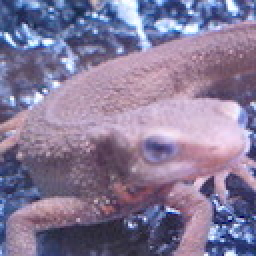
#> input picture assets/imori.jpg, 128 x 128 px (shown 2 times larger)
$ jupyter execute 'Affine Transform.ipynb'
#> lines starting #> are read from the running program, lines starting #| are printed output that depends on the picture; after the words box and inside, x2 and y2 are one past the last pixel; in counts of white or black regions, pixels touching at a corner belong together
[cell 1]
import cv2
import numpy as np
from matplotlib import pyplot as plt

[cell 2]
img = cv2.imread("../assets/imori.jpg")[:,:,::-1]

[cell 3]
# Identity
def identity(img):
    h, w = img.shape[:2]
#> h = 128; w = 128
    src = np.array([[0.0,0.0], [0.0,1.0], [1.0,0.0]], np.float32)
    af = cv2.getAffineTransform(src, src)
    return cv2.warpAffine(img, af, (w, h))

converted = identity(img)
plt.imshow(converted)

[cell 4]
# Shift
def shift(img, shift_x, shift_y):
#> called with shift_x = 10, shift_y = 10
    h, w = img.shape[:2]
#> h = 128; w = 128
    src = np.array([[0.0,0.0], [0.0,1.0], [1.0,0.0]], np.float32)
    dest = src.copy()
    # shift pixel
    dest[:,0] += shift_x
    dest[:,1] += shift_y
    af = cv2.getAffineTransform(src, dest)
    return cv2.warpAffine(img, af, (w, h))

converted = shift(img, 10, 10)
plt.imshow(converted)

[cell 5]
# Scale change
def scale(img, r):
#> called with r = 0.5
    h, w = img.shape[:2]
#> h = 128; w = 128
    src = np.array([[0.0,0.0], [0.0,1.0], [1.0,0.0]], np.float32)
    dest = src* r
    af = cv2.getAffineTransform(src, dest)
    return cv2.warpAffine(img, af, (2*w, 2*h), cv2.INTER_LANCZOS4)  # specify a flag
#> returned value: shape (256, 256, 3)

converted = scale(img, 0.5)
plt.imshow(converted)

[cell 6]
# Shear
def shear(img, shear_x, shear_y):
#> called with shear_x = 0, shear_y = 100
    h, w = img.shape[:2]
#> h = 128; w = 128
    src = np.array([[0.0,0.0], [0.0,1.0], [1.0,0.0]], np.float32)
    dest = src.copy()
    # shear pixel
    dest[:,0] += (shear_x / h * (h - src[:,1])).astype(np.float32)
    dest[:,1] += (shear_y / w * (w - src[:,0])).astype(np.float32)
    af = cv2.getAffineTransform(src, dest)
    return cv2.warpAffine(img, af, (w, h))
#> returned value: shape (128, 128, 3)

converted = shear(img, 0, 100)
plt.imshow(converted)

[cell 7]
# Shear (Difference points)
def shear(img, shear_x, shear_y):
#> called with shear_x = 0, shear_y = 100
    h, w = img.shape[:2]
#> h = 128; w = 128
    src = np.array([[0.0,0.0], [0.0,1.0], [1.0,0.0]], np.float32)
    dest = src.copy()
    # shear pixel
    dest[:,0] += (shear_x / h * src[:,1]).astype(np.float32)
    dest[:,1] += (shear_y / w * src[:,0]).astype(np.float32)
    af = cv2.getAffineTransform(src, dest)
    return cv2.warpAffine(img, af, (w, h))

converted = shear(img, 0, 100)
plt.imshow(converted)

[cell 8]
# Flip
def horizontal_flip(img):
    h, w = img.shape[:2]
#> h = 128; w = 128
    src = np.array([[0.0,0.0], [0.0,1.0], [1.0,0.0]], np.float32)
    dest = src.copy()
    dest[:,0] = w - src[:,0]
    af = cv2.getAffineTransform(src, dest)
    return cv2.warpAffine(img, af, (w, h))
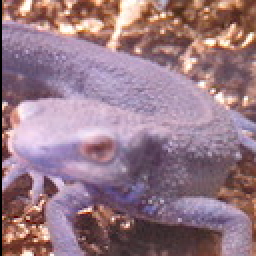
#> returned value: shape (128, 128, 3) (shown 2 times larger); mean of channels 0, 1, 2 133.3, 121, 151.6; drawn as B, G, R

def vertical_flip(img):
    h, w = img.shape[:2]
#> h = 128; w = 128
    src = np.array([[0.0,0.0], [0.0,1.0], [1.0,0.0]], np.float32)
    dest = src.copy()
    dest[:,1] = h - src[:,1]
    af = cv2.getAffineTransform(src, dest)
    return cv2.warpAffine(img, af, (w, h))
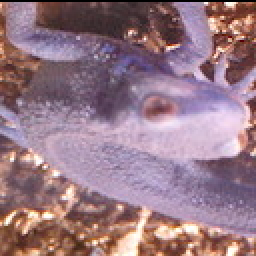
#> returned value: shape (128, 128, 3) (shown 2 times larger); mean of channels 0, 1, 2 133.2, 120.8, 151.4; drawn as B, G, R

converted1 = horizontal_flip(img)
converted2 = vertical_flip(img)
plt.subplot(121)
plt.imshow(converted1)
plt.subplot(122)
plt.imshow(converted2)

[cell 9]
# Rotate on top left
def rotate(img, ang):
#> called with ang = 30
    h, w =img.shape[:2]
#> h = 128
    af = cv2.getRotationMatrix2D((0,0), ang, 1.0)
    return cv2.warpAffine(img, af, (w,h))
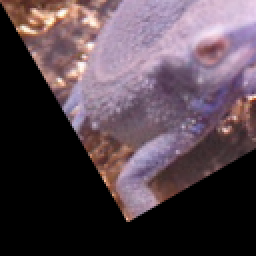
#> returned value: shape (128, 128, 3) (shown 2 times larger); mean of channels 0, 1, 2 77.6, 68.8, 84.9; drawn as B, G, R

converted = rotate(img, 30)
plt.imshow(converted)

[cell 10]
# Rotate on center
def rotate(img, ang):
#> called with ang = 30
    h, w =img.shape[:2]
    af = cv2.getRotationMatrix2D((w/2,h/2), ang, 1.0)
    return cv2.warpAffine(img, af, (w,h))
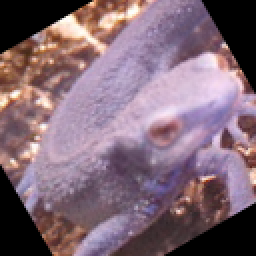
#> returned value: shape (128, 128, 3) (shown 2 times larger); mean of channels 0, 1, 2 118.2, 105.1, 129.5; drawn as B, G, R

converted = rotate(img, 30)
plt.imshow(converted)

[cell 11]
# Fit rotate
def rotate_fit(img, ang):
#> called with ang = 50
    h, w = img.shape[:2]
    # rotate size
    radian =np.radians(ang)
    sin = np.abs(np.sin(radian))
    cos = np.abs(np.cos(radian))
    tri_mat = np.array([[cos, sin], [sin, cos]], np.float32)
    old_size = np.array([w,h], np.float32)
    new_size = np.ravel(np.dot(tri_mat, old_size.reshape(-1,1)))
    # rotate affine
    af = cv2.getRotationMatrix2D((w/2,h/2), ang, 1.0)
    # shift
    af[:2,2] += (new_size - old_size) / 2.0
    # resize
    af[:2,:] *= (old_size / new_size).reshape(-1,1)
    return cv2.warpAffine(img, af, (w,h))
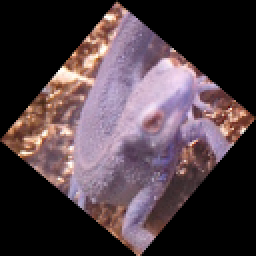
#> returned value: shape (128, 128, 3) (shown 2 times larger); mean of channels 0, 1, 2 67.6, 61.4, 77; drawn as B, G, R

converted = rotate_fit(img,50)
plt.imshow(converted)

[cell 12]
# Annotation
def draw_face(img, bbox):
    canvas = img.copy()
    canvas = cv2.line(canvas, tuple(bbox[0,0]), tuple(bbox[0,1]), (0,255,0), 3)
    canvas = cv2.line(canvas, tuple(bbox[0,0]), tuple(bbox[0,2]), (0,255,0), 3)
    canvas = cv2.line(canvas, tuple(bbox[0,1]), tuple(bbox[0,3]), (0,255,0), 3)
    canvas = cv2.line(canvas, tuple(bbox[0,2]), tuple(bbox[0,3]), (0,255,0), 3)
    return canvas

bbox = np.array([[[50,50], [125,50], [50, 95], [125, 95]]], np.float32)
img_bb = draw_face(img, bbox)
plt.imshow(img_bb)

[cell 13]
# Rotate fit with bb
def rotate_fit_with_bb(img, ang):
#> called with ang = 50
    h, w = img.shape[:2]
    # transform image
    # size after rotate
    radian =np.radians(ang)
    sin = np.abs(np.sin(radian))
    cos = np.abs(np.cos(radian))
    tri_mat = np.array([[cos, sin], [sin, cos]], np.float32)
    old_size = np.array([w,h], np.float32)
    new_size = np.ravel(np.dot(tri_mat, old_size.reshape(-1,1)))
    # rotate affine
    af = cv2.getRotationMatrix2D((w/2,h/2), ang, 1.0)
    # shift
    af[:2,2] += (new_size - old_size) / 2.0
    # resize
    af[:2,:] *= (old_size / new_size).reshape(-1,1)
    converted_img = cv2.warpAffine(img, af, (w,h))
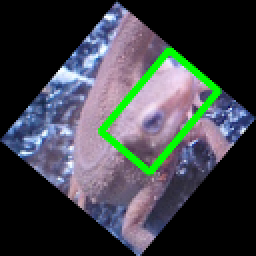
#> converted_img: shape (128, 128, 3) (shown 2 times larger); mean R, G, B 62.3, 66.3, 71.5

    # tarnsform annotation
    # face of origin image region
    bbox = np.array([[[50,50], [125,50], [50, 95], [125, 95]]], np.float32)
    bbox_matrix = np.concatenate([bbox, np.ones((bbox.shape[0], bbox.shape[1],1), np.float32)], axis=-1)
    # face region after transformation
    converted_bbox = np.tensordot(af, bbox_matrix.T, 1).T
    return draw_face(converted_img, converted_bbox.astype(np.int32))
#> in draw_face (call 2), `canvas = cv2.line(canvas, tuple(bbox[0,0]), tuple(bbox[0,1]), (0,255,0..`:
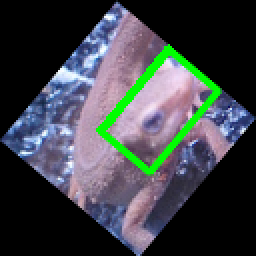
#> canvas: shape (128, 128, 3) (shown 2 times larger); 0.55% of pixels changed, all inside (x1, y1, x2, y2) = (48, 22, 87, 67)
#> in draw_face (call 2), `canvas = cv2.line(canvas, tuple(bbox[0,0]), tuple(bbox[0,2]), (0,255,0..`:
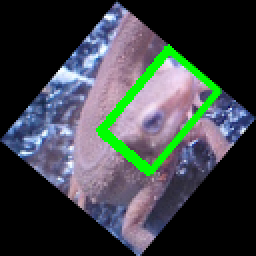
#> canvas: shape (128, 128, 3) (shown 2 times larger); 0.44% of pixels changed, all inside (x1, y1, x2, y2) = (49, 65, 75, 88)
#> in draw_face (call 2), `canvas = cv2.line(canvas, tuple(bbox[0,1]), tuple(bbox[0,3]), (0,255,0..`:
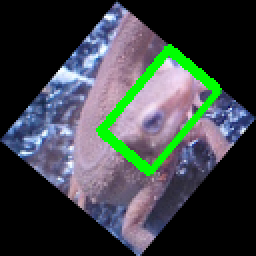
#> canvas: shape (128, 128, 3) (shown 2 times larger); 0.45% of pixels changed, all inside (x1, y1, x2, y2) = (85, 22, 111, 46)
#> in draw_face (call 2), `canvas = cv2.line(canvas, tuple(bbox[0,2]), tuple(bbox[0,3]), (0,255,0..`:
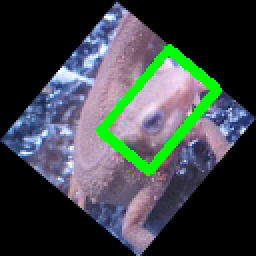
#> canvas: shape (128, 128, 3) (shown 2 times larger); 0.52% of pixels changed, all inside (x1, y1, x2, y2) = (75, 45, 111, 83)


converted = rotate_fit_with_bb(img_bb, 50)
plt.imshow(converted)

$ run again, with assets/blox.jpg copied over assets/imori.jpg
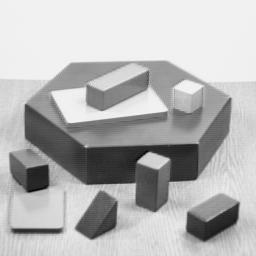
#> input picture assets/blox.jpg, 256 x 256 px
#> img is the input picture: shape (256, 256, 3); min 0, max 252, mean 182.8
#> in rotate, `return cv2.warpAffine(img, af, (w,h))`:
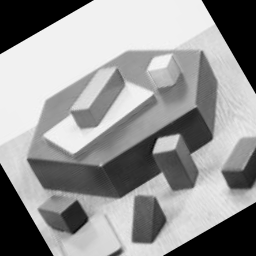
#> returned value: shape (256, 256, 3); min 0, max 248, mean 149.7
#> in draw_face (call 2), `canvas = cv2.line(canvas, tuple(bbox[0,1]), tuple(bbox[0,3]), (0,255,0..`:
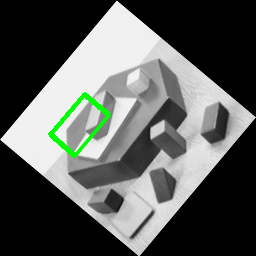
#> canvas: shape (256, 256, 3); mean R, G, B 89.7, 92.7, 89.7

$ run again, with assets/thorino.jpg copied over assets/imori.jpg
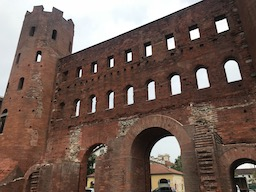
#> input picture assets/thorino.jpg, 256 x 192 px
#> in draw_face (call 2), `canvas = cv2.line(canvas, tuple(bbox[0,2]), tuple(bbox[0,3]), (0,255,0..`:
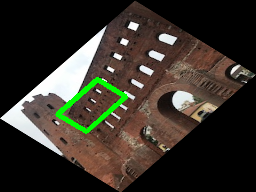
#> canvas: shape (192, 256, 3); mean R, G, B 54.8, 49.7, 41
